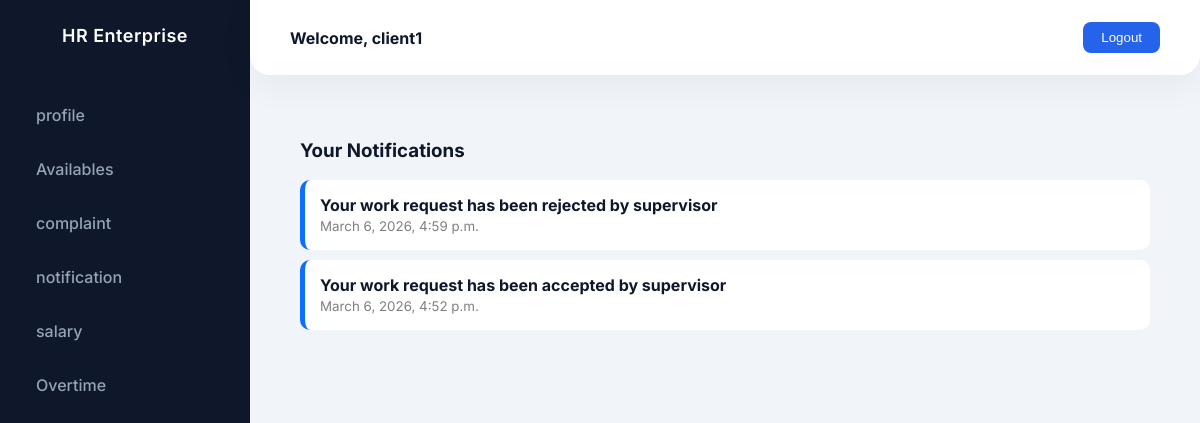
Screenshot of /client_notifications/ (signed in) with the database file from the repository.
### brush_track_app/models.py (models this page shows)
class Login(AbstractUser):
    is_client = models.BooleanField(default=False)
    is_supervisor = models.BooleanField(default=False)
    is_painter = models.BooleanField(default=False)

class Notification(models.Model):
    client = models.ForeignKey("Client", on_delete=models.CASCADE)
    supervisor = models.ForeignKey("Supervisor", on_delete=models.CASCADE)
    message= models.TextField()
    date_time = models.DateTimeField(auto_now_add=True)

### brush_track_app/clientview.py (the view)
# urls.py: path('client_notifications/',clientview.client_notifications,name="client_notifications"),
def client_notifications(request):
    client = Client.objects.get(client_details=request.user)
    notifications = Notification.objects.filter(client=client).order_by('-date_time')
    return render(request,'client/notifications.html',{'notifications':notifications})

### templates/client/notifications.html
{% extends "client/client.html" %}
{% block content %}
<h3>Your Notifications</h3>
{% for n in notifications %}
<div style="background:#ffffff;padding:15px;margin-bottom:10px;border-radius:10px;border-left:5px solid #0d6efd">
<b>{{ n.message }}</b>
<br>
<small style="color:gray">{{ n.date_time }}</small>
</div>
{% empty %}
<p>No Notifications</p>
{% endfor %}
{% endblock %}

### templates/client/client.html (shortened to what this page needs)
{% load static %}
<!DOCTYPE html>
<html lang="en">
<head>
<link rel="stylesheet" href="{% static 'assets/vendors/mdi/css/materialdesignicons.min.css' %}">
</head>
<body>
<div class="sidebar">
    <div class="sidebar-header">HR Enterprise</div>
    <ul>
         <li><a href="{% url 'client_profile'%}">profile</a></li>
        <li><a href="{% url 'supervisor_view'%}">Availables</a></li>
    <li><a href="">complaint</a></li>
        <li><a href="{% url 'client_notifications' %}">notification</a></li>
        <li><a href="">salary</a></li>
                <li><a href="">Overtime</a></li>
    </ul>
</div>
<div class="navbar">
    <h4>Welcome, {{ request.user }}</h4>
    <a href="">
        <button class="btn-logout">Logout</button>
    </a>
</div>
<div class="content">
    <div class="content-card">
        {% block content %}
        {% endblock %}
    </div>
</div>
</body>
</html>

### templates/client/client.html (style rules this page uses)
:root { --primary: #2563eb; --gradient: linear-gradient(180deg, #3b82f6, #6366f1); --sidebar-bg: #0f172a; --sidebar-hover: rgba(255,255,255,0.06); --text-light: #94a3b8; --bg-main: #f1f5f9; }
body { margin: 0; font-family: 'Inter', sans-serif; background: var(--bg-main); color: #0f172a; overflow-x: hidden; }
.sidebar { position: fixed; width: 250px; height: 100vh; background: var(--sidebar-bg); padding-top: 25px; transition: all 0.4s ease; }
.sidebar-header { text-align: center; color: white; font-weight: 600; font-size: 18px; letter-spacing: 0.5px; margin-bottom: 45px; }
.sidebar ul { list-style: none; padding: 0; }
.sidebar ul li { position: relative; margin: 6px 0; }
.sidebar ul li a { display: flex; align-items: center; padding: 14px 22px; color: var(--text-light); text-decoration: none; font-weight: 500; border-radius: 8px; transition: all 0.3s ease; }
.navbar { position: fixed; left: 250px; right: 0; top: 0; height: 75px; background: #ffffff; display: flex; align-items: center; justify-content: space-between; padding: 0 40px; border-bottom-left-radius: 20px; border-bottom-right-radius: 20px; box-shadow: 0 10px 35px rgba(0,0,0,0.05); z-index: 100; }
.btn-logout { background: var(--primary); border: none; padding: 8px 18px; border-radius: 8px; color: white; font-weight: 500; transition: 0.3s ease; }
.content { margin-left: 250px; padding: 120px 50px 50px 50px; }

### rows the page displays
Login: user "client1"
Notification: message "Your work request has been rejected by supervisor", date_time "March 6, 2026, 4:59 p.m."
Notification: message "Your work request has been accepted by supervisor", date_time "March 6, 2026, 4:52 p.m."
